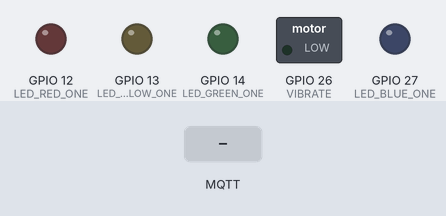
Bench run of a sketch on a simulated ESP32. On the bench: switched loads named in the sketch (green lamp = pin HIGH), output pins drawn as LEDs (lit = HIGH). Dashed ring = blinking. The inputs (shaded band) are chosen by the test bench. WiFi joins after 1.5 s; servers stay silent unless stated; random numbers use the default seed unless the sketch sets one; no MQTT or app messages arrive unless stated; what the sketch prints to the serial monitor is not drawn.

Above: at 2.7 s.
2.8 s: MQTT message "FIRE" arrives on the first subscribed topic
At 2.92 s:
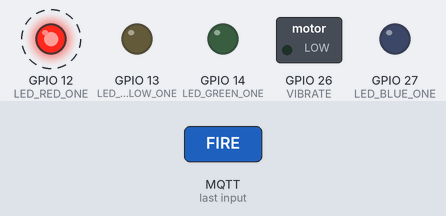
5.8 s: MQTT message "SIREN" arrives on the first subscribed topic
At 7.92 s:
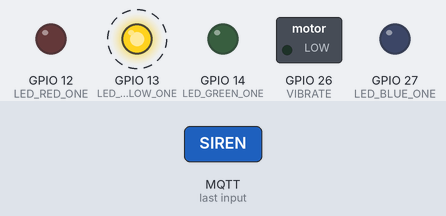
8.8 s: MQTT message "DOG" arrives on the first subscribed topic
At 9.75 s:
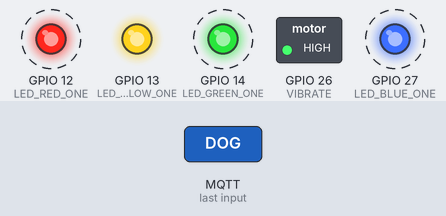
11.8 s: MQTT message "SILENCE" arrives on the first subscribed topic
At 12.8 s:
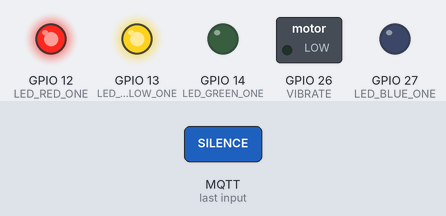
13.3 s: MQTT message "SPEECH" arrives on the first subscribed topic
At 13.9 s:
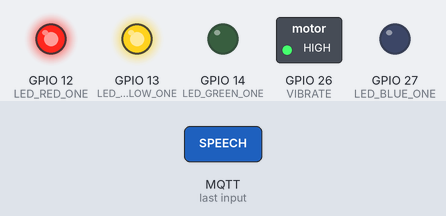
16.3 s: MQTT message "FIRE" arrives on the first subscribed topic
At 16.92 s:
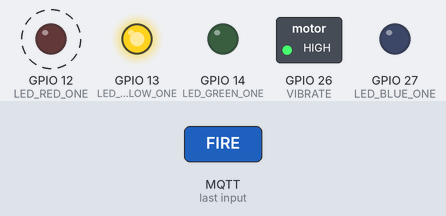
Timing chart, 0 to 20.3 s (numbered marks = the images above; inputs shaded):
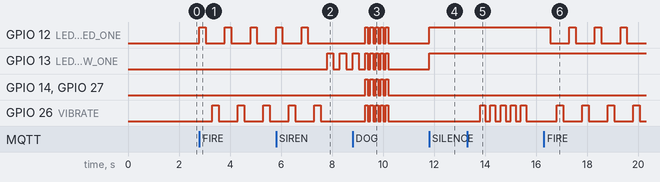

Measured:
- after the input at 2.8 s, GPIO 12 (LED_RED_ONE): alternates HIGH for 0.25 s and LOW for 0.75 s, starting at once; GPIO 26 (VIBRATE): alternates HIGH for 0.25 s and LOW for 0.75 s, starting after 0.50 s
- after the input at 5.8 s, GPIO 13 (LED_YELLOW_ONE): alternates HIGH for 0.25 s and LOW for 0.25 s, starting after 2.0 s
- after the input at 8.8 s, GPIO 12 (LED_RED_ONE), GPIO 14 (LED_GREEN_ONE), GPIO 26 (VIBRATE), GPIO 27 (LED_BLUE_ONE): alternates HIGH for 0.10 s and LOW for 0.10 s, 10 changes in all, then stays LOW, starting after 0.50 s
- after the input at 11.8 s, GPIO 12 (LED_RED_ONE), GPIO 13 (LED_YELLOW_ONE): LOW → HIGH at once
- after the input at 13.3 s, GPIO 26 (VIBRATE): alternates HIGH for 0.20 s and LOW for 0.20 s, 10 changes in all, then stays LOW, starting after 0.50 s
- after the input at 16.3 s, GPIO 12 (LED_RED_ONE): alternates HIGH for 0.25 s and LOW for 0.75 s, starting after 0.25 s; GPIO 26 (VIBRATE): alternates HIGH for 0.25 s and LOW for 0.75 s, starting after 0.50 s

The sketch:

WearableDevice_Phase3.ino
```cpp
#include <WiFi.h>
#include <PubSubClient.h>

#define LED_RED_ONE 12
#define LED_YELLOW_ONE 13
#define LED_GREEN_ONE 14
#define LED_BLUE_ONE 27
#define VIBRATE 26

// --- WIFI & MQTT CONFIGURATION ---
const char* ssid = "TDP Workshop Network";         // <--- CHANGE THIS
const char* password = "techdome2u"; // <--- CHANGE THIS

const char* mqtt_server = "test.mosquitto.org"; // Public MQTT Broker
const int mqtt_port = 1883;
//***************************
const char* mqtt_command_topic = "soundalert/commands"; // This MUST match the Python script
//***************************

// Initialize WiFi and MQTT clients
WiFiClient espClient;
PubSubClient client(espClient);

void setup() {
  // initialize inbuilt LED pin as an output.
  Serial.begin(115200);
  pinMode(LED_RED_ONE, OUTPUT);
  pinMode(LED_YELLOW_ONE, OUTPUT);
  pinMode(LED_BLUE_ONE, OUTPUT);
  pinMode(LED_GREEN_ONE, OUTPUT);
  pinMode(VIBRATE, OUTPUT);

  Serial.println("Wearable Alert System - Phase 3 Test");

  setup_wifi();
  client.setServer(mqtt_server, mqtt_port); // Configure MQTT server
  client.setCallback(callback); // Set the function to run when a message arrives
}


void loop() {
  if (!client.connected()){
    reconnect(); // If not connected to MQTT, try to reconnect
  }
  client.loop(); // This function is crucial, it keeps the MQTT client running
}


// --- WIFI SETUP FUNCTION ---
void setup_wifi() {
  delay(10);
  Serial.println();
  Serial.print("Connecting to ");
  Serial.println(ssid);
  WiFi.begin(ssid, password);
  while (WiFi.status() != WL_CONNECTED) {
    delay(500);
    Serial.print(".");
  }
  Serial.println("\nWiFi connected!");
  Serial.print("IP address: ");
  Serial.println(WiFi.localIP());
}

// --- MQTT RECONNECT FUNCTION ---
void reconnect() {
  while (!client.connected()) {
    Serial.print("Attempting MQTT connection...");
    String clientId = "ESP32Client-"; // Create a random client ID
    clientId += String(random(0xffff), HEX);

    if (client.connect(clientId.c_str())) {
      Serial.println("connected");
      // Subscribe to the command topic once connected
      client.subscribe(mqtt_command_topic);
    } else {
      Serial.print("failed, rc=");
      Serial.print(client.state());
      Serial.println(" try again in 5 seconds");
      delay(5000); // Wait 5 seconds before retrying
    }
  }
}

// --- CALLBACK FUNCTION: THIS IS THE HEART OF THE SUBSCRIBER ---
// This function is automatically called by the PubSubClient library
// whenever a message arrives on a topic we are subscribed to.
void callback(char* topic, byte* payload, unsigned int length) {
  Serial.print("Message arrived [");
  Serial.print(topic);
  Serial.print("] ");

  // Convert the payload (message content) to a string
  String message = "";
  for (int i = 0; i < length; i++) {
    message += (char)payload[i];
  }
  Serial.println(message);

  // --- Command Center ---
  if (message == "FIRE") {
    alert_fire();
  } else if (message == "SIREN") {
    alert_siren();
  } else if (message == "DOG" || message == "ANIMAL" || message == "ANIMAL2" || message == "ANIMAL3") {
    alert_animal();
  } else if (message == "SILENCE"){
    alert_silence();
  } else if (message == "SPEECH"){
    alert_speech();
  } else if (message == "OFF") {
    all_off();
  }
}


void alert_fire(){
  for (int i = 0; i<5 ; i++){
    digitalWrite(LED_RED_ONE, HIGH);
    delay(250);
    digitalWrite(LED_RED_ONE, LOW);
    delay(250);
    digitalWrite(VIBRATE, HIGH);
    delay(250);
    digitalWrite(VIBRATE, LOW);
    delay(250);
  }
}

void alert_siren(){
  for (int i = 0; i<3 ; i++){
    digitalWrite(LED_YELLOW_ONE, HIGH);
    delay(250);
    digitalWrite(LED_YELLOW_ONE, LOW);
    delay(250);
  }
}

void alert_animal(){
  for (int i = 0; i<5 ; i++){
    digitalWrite(LED_YELLOW_ONE, HIGH);
    digitalWrite(LED_RED_ONE, HIGH);
    digitalWrite(LED_BLUE_ONE, HIGH);
    digitalWrite(LED_GREEN_ONE, HIGH);
    digitalWrite(VIBRATE, HIGH);
    delay(100);
    digitalWrite(LED_YELLOW_ONE, LOW);
    digitalWrite(LED_RED_ONE, LOW);
    digitalWrite(LED_BLUE_ONE, LOW);
    digitalWrite(LED_GREEN_ONE, LOW);
    digitalWrite(VIBRATE, LOW);
    delay(100);
  }
}

void alert_vehicle(){
    digitalWrite(LED_BLUE_ONE, HIGH);
    digitalWrite(LED_GREEN_ONE, HIGH);
    digitalWrite(VIBRATE, HIGH);
    delay(150);
    digitalWrite(LED_BLUE_ONE, LOW);
    digitalWrite(LED_GREEN_ONE, LOW);
    digitalWrite(VIBRATE, LOW);
    delay(150);
}

void alert_silence(){
  digitalWrite(LED_YELLOW_ONE, HIGH);
  digitalWrite(LED_RED_ONE, HIGH);
  delay(2000);
}

void alert_speech(){
  for (int i = 0; i<5 ; i++){
    digitalWrite(VIBRATE, HIGH);
    delay(200);
    digitalWrite(VIBRATE, LOW);
    delay(200);
  }
}

void all_off(){
  digitalWrite(LED_RED_ONE, LOW);
  digitalWrite(LED_YELLOW_ONE, LOW);
}
```
